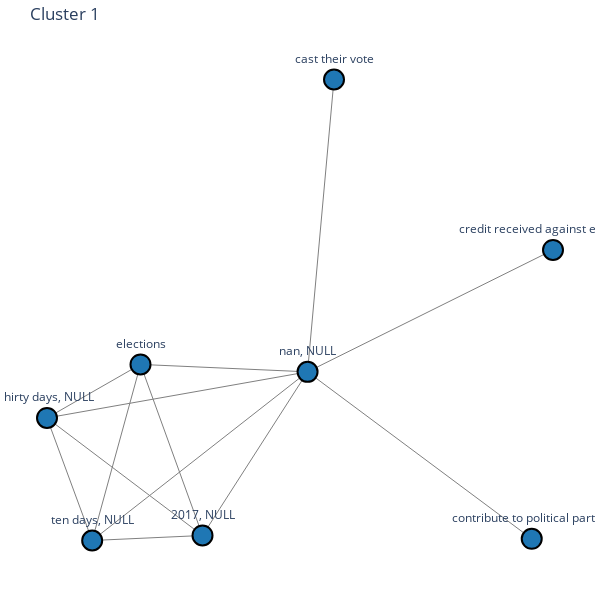

Notebook source saved alongside this figure:
### Code cell
import networkx as nx
import plotly.graph_objs as go

# Assuming 'G' is your graph and 'labels' is the list of labels
# Renumber clusters from 1 to 7 if needed, otherwise ensure you have clusters numbered 1 to 7
unique_labels = list(set(labels))
label_mapping = {label: idx+1 for idx, label in enumerate(unique_labels)}

def draw_subgraph_plotly(subgraph, cluster_id, cluster_color):
    pos = nx.spring_layout(subgraph, seed=42)  # Fixed seed for reproducibility
    
    # Extract the node positions
    x_nodes = [pos[node][0] for node in subgraph.nodes()]
    y_nodes = [pos[node][1] for node in subgraph.nodes()]

    # Extract the edges
    edge_x = []
    edge_y = []
    for edge in subgraph.edges():
        x0, y0 = pos[edge[0]]
        x1, y1 = pos[edge[1]]
        edge_x.extend([x0, x1, None])
        edge_y.extend([y0, y1, None])

    # Edge trace
    edge_trace = go.Scatter(
        x=edge_x, y=edge_y,
        line=dict(width=1, color='gray'),
        hoverinfo='none',
        mode='lines')

    # Node trace
    node_trace = go.Scatter(
        x=x_nodes, y=y_nodes,
        mode='markers+text',
        text=[f'{node}' for node in subgraph.nodes()],
        textposition="top center",
        marker=dict(
            showscale=False,
            color=cluster_color,  # Assign the cluster color
            size=20,
            line=dict(width=2, color='black')
        ),
        hoverinfo='text'
    )

    # Create figure
    fig = go.Figure(data=[edge_trace, node_trace],
                    layout=go.Layout(
                        title=f'Cluster {cluster_id}',
                        showlegend=False,
                        hovermode='closest',
                        margin=dict(b=20, l=5, r=5, t=40),
                        xaxis=dict(showgrid=False, zeroline=False, showticklabels=False),
                        yaxis=dict(showgrid=False, zeroline=False, showticklabels=False),
                        height=600,
                        width=600,
                        paper_bgcolor='white',
                        plot_bgcolor='white'
                    ))

    fig.show()

# Iterate over each cluster and draw the subgraph
for original_cluster_id in set(labels):
    cluster_id = label_mapping[original_cluster_id]
    cluster_color = cluster_colors[cluster_id - 1]  # Assign a unique color to each cluster
    cluster_nodes = [node for node, label in zip(G.nodes, labels) if label == original_cluster_id]
    subgraph = G.subgraph(cluster_nodes)
    draw_subgraph_plotly(subgraph, cluster_id, cluster_color)

### Figure 1 — Plotly figure (JSON) as saved in the notebook; plotly's stock layout.template omitted (floating-point values rounded to 4 significant figures)
{"data": [{"hoverinfo": "none", "line": {"color": "gray", "width": 1}, "mode": "lines", "type": "scatter", "x": [0.1096, 0.9634, null, 0.1096, -0.4716, null, 0.1096, 0.2016, null, 0.1096, 0.8894, null, 0.1096, 0.1096, null, 0.1096, -0.2559, null, 0.1096, -0.6397, null, 0.1096, -0.7968, null, -0.2559, -0.4716, null, -0.2559, -0.2559, null, -0.2559, -0.6397, null, -0.2559, -0.7968, null, -0.6397, -0.4716, null, -0.6397, -0.6397, null, -0.6397, -0.7968, null, -0.7968, -0.4716, null, -0.7968, -0.7968, null], "y": [0.05022, 0.4462, null, 0.05022, 0.07439, null, 0.05022, 1, null, 0.05022, -0.4922, null, 0.05022, 0.05022, null, 0.05022, -0.4814, null, 0.05022, -0.4977, null, 0.05022, -0.09954, null, -0.4814, 0.07439, null, -0.4814, -0.4814, null, -0.4814, -0.4977, null, -0.4814, -0.09954, null, -0.4977, 0.07439, null, -0.4977, -0.4977, null, -0.4977, -0.09954, null, -0.09954, 0.07439, null, -0.09954, -0.09954, null]}, {"hoverinfo": "text", "marker": {"color": "rgb(31, 119, 180)", "line": {"color": "black", "width": 2}, "showscale": false, "size": 20}, "mode": "markers+text", "text": ["nan, NULL", "2017, NULL", "ten days, NULL", "thirty days, NULL", "elections", "cast their vote", "credit received against each bond", "contribute to political parties"], "textposition": "top center", "type": "scatter", "x": [0.1096, -0.2559, -0.6397, -0.7968, -0.4716, 0.2016, 0.9634, 0.8894], "y": [0.05022, -0.4814, -0.4977, -0.09954, 0.07439, 1, 0.4462, -0.4922]}], "layout": {"height": 600, "hovermode": "closest", "margin": {"b": 20, "l": 5, "r": 5, "t": 40}, "paper_bgcolor": "white", "plot_bgcolor": "white", "showlegend": false, "title": {"text": "Cluster 1"}, "width": 600, "xaxis": {"showgrid": false, "showticklabels": false, "zeroline": false}, "yaxis": {"showgrid": false, "showticklabels": false, "zeroline": false}}}
